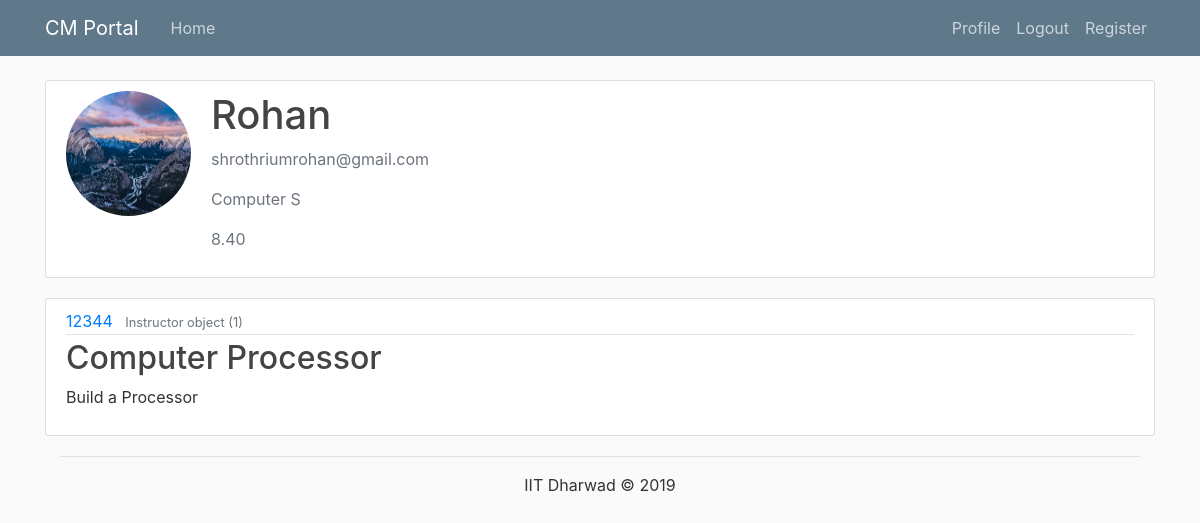
Screenshot of /projects/ (signed in) with the database file from the repository.
### users/models.py (models this page shows, shortened)
class Profile(models.Model):
    user = models.OneToOneField(User, on_delete=models.CASCADE)
    image = models.ImageField(default='default.jpg', upload_to='profile_pics')
    DepName = models.CharField(max_length=10, default='')
    Cpi = models.DecimalField(max_digits=3, decimal_places=2, default=0)

class TakesProject(models.Model):
    Project = models.ForeignKey(Project, on_delete=models.CASCADE)
    Student = models.ForeignKey(User, on_delete = models.CASCADE)
    Performance = models.TextField()

### portal/models.py (models this page shows)
class Project(models.Model):
    ProjectID = models.CharField(max_length=5, default='')
    Instructor = models.ForeignKey(Instructor, on_delete = models.CASCADE, default=None)
    Title = models.TextField()
    Description = models.TextField()

class Instructor(models.Model):
    InstID = models.CharField(max_length=5, default='')
    InstName = models.TextField(default='')
    DeptName = models.TextField(default='')
    Email = models.EmailField()

### users/views.py (the view)
# urls.py: path('projects/', user_views.projects, name='projects'),
def projects(request):
    context = {
        'projects': request.user.takesproject_set.all(),
        'courses': request.user.takescourse_set.all()
    }
    return render(request, 'users/projects.html', context)

### users/templates/users/projects.html
{% extends "portal/base.html" %}
{% load crispy_forms_tags %}
{% block content %}
    <div class="content-section">
      <div class="media">
        <img class="rounded-circle account-img" src="{{ user.profile.image.url }}">
        <div class="media-body">
          <h2 class="account-heading">{{ user.username }}</h2>
          <p class="text-secondary">{{ user.email }}</p>
          <p class="text-secondary">{{ user.profile.DepName }}</p>
          <p class="text-secondary">{{ user.profile.Cpi }}</p>
        </div>
      </div>
    </div>
    {% for project in projects %}
        <article class="media content-section">
          <div class="media-body">
            <div class="article-metadata">
              <a class="mr-2" href="#">{{ project.Project.ProjectID }}</a>
              <small class="text-muted">{{ project.Project.Instructor }}</small>
            </div>
            <h2><a class="article-title" href="#">{{ project.Project.Title }}</a></h2>
            <p class="article-content">{{ project.Project.Description }}</p>
          </div>
        </article>
    {% endfor %}
{% endblock content %}

### portal/static/portal/main.css (style rules this page uses)
body { background: #fafafa; color: #333333; margin-top: 5rem; }
h1, h2, h3, h4, h5, h6 { color: #444444; }
.content-section { background: #ffffff; padding: 10px 20px; border: 1px solid #dddddd; border-radius: 3px; margin-bottom: 20px; }
.article-title { color: #444444; }
.article-content { white-space: pre-line; }
.article-metadata { padding-bottom: 1px; margin-bottom: 4px; border-bottom: 1px solid #e3e3e3 }
.account-img { height: 125px; width: 125px; margin-right: 20px; margin-bottom: 16px; }
.account-heading { font-size: 2.5rem; }

### rows the page displays
TakesProject: Project.ProjectID "12344", Project.Instructor "Instructor object (1)", Project.Title "Computer Processor", Project.Description "Build a Processor"

### other values shown
{{ user.username }} "Rohan"
{{ user.email }} "shrothriumrohan@gmail.com"
{{ user.profile.DepName }} "Computer S"
{{ user.profile.Cpi }} "8.40"
